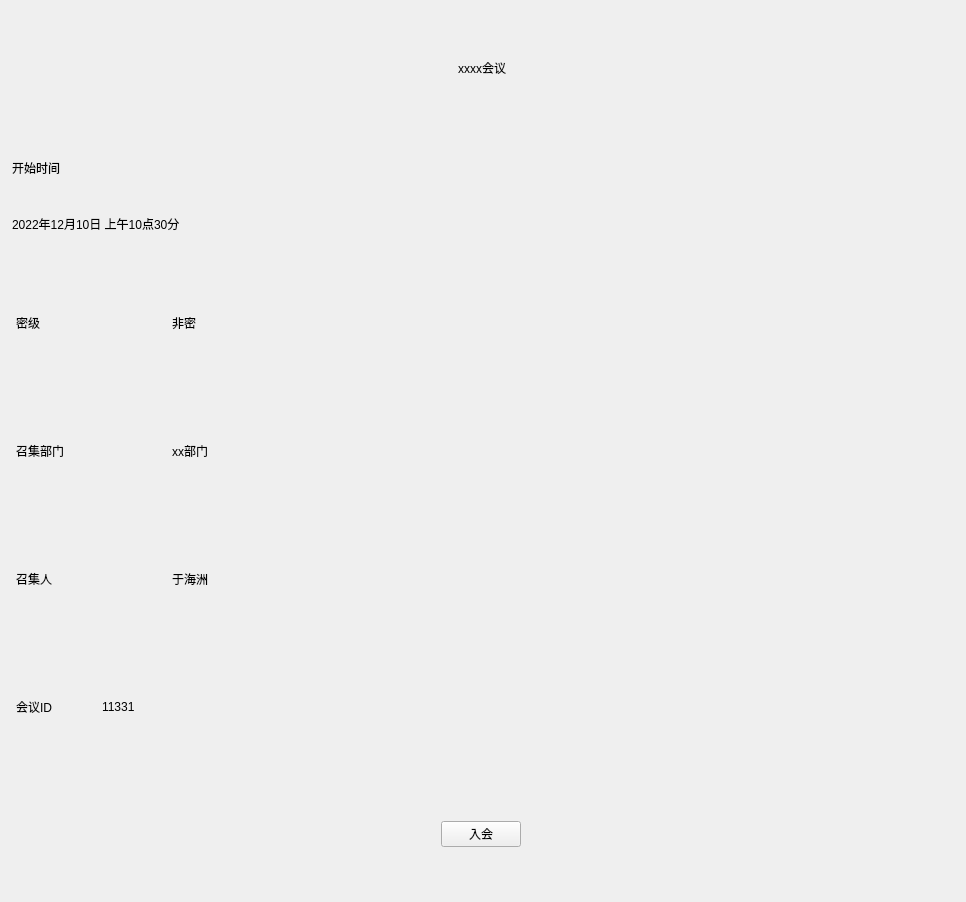
                      <widget class="QWidget" name="widget_item1" native="true">
                       <property name="minimumSize">
                        <size>
                         <width>966</width>
                         <height>902</height>
                        </size>
                       </property>
                       <property name="maximumSize">
                        <size>
                         <width>966</width>
                         <height>902</height>
                        </size>
                       </property>
                       <property name="styleSheet">
                        <string notr="true"/>
                       </property>
                       <layout class="QVBoxLayout" name="verticalLayout_4">
                        <property name="leftMargin">
                         <number>7</number>
                        </property>
                        <property name="topMargin">
                         <number>7</number>
                        </property>
                        <property name="bottomMargin">
                         <number>7</number>
                        </property>
                        <item>
                         <widget class="QWidget" name="widget_13" native="true">
                          <property name="styleSheet">
                           <string notr="true">background:none;</string>
                          </property>
                          <layout class="QHBoxLayout" name="horizontalLayout_5">
                           <property name="spacing">
                            <number>0</number>
                           </property>
                           <property name="leftMargin">
                            <number>11</number>
                           </property>
                           <property name="topMargin">
                            <number>0</number>
                           </property>
                           <property name="bottomMargin">
                            <number>0</number>
                           </property>
                           <item alignment="Qt::AlignHCenter">
                            <widget class="QLabel" name="lab_title1">
                             <property name="text">
                              <string>xxxx会议</string>
                             </property>
                            </widget>
                           </item>
                          </layout>
                         </widget>
                        </item>
                        <item>
                         <widget class="QWidget" name="widget_16" native="true">
                          <property name="styleSheet">
                           <string notr="true">background:none;</string>
                          </property>
                          <layout class="QVBoxLayout" name="verticalLayout_5">
                           <property name="spacing">
                            <number>0</number>
                           </property>
                           <property name="leftMargin">
                            <number>5</number>
                           </property>
                           <property name="topMargin">
                            <number>5</number>
                           </property>
                           <property name="rightMargin">
                            <number>5</number>
                           </property>
                           <property name="bottomMargin">
                            <number>5</number>
                           </property>
                           <item>
                            <widget class="QLabel" name="lab_t2">
                             <property name="text">
                              <string>开始时间</string>
                             </property>
                            </widget>
                           </item>
                           <item>
                            <widget class="QLabel" name="start_time1">
                             <property name="text">
                              <string>2022年12月10日 上午10点30分</string>
                             </property>
                            </widget>
                           </item>
                          </layout>
                         </widget>
                        </item>
                        <item alignment="Qt::AlignLeft">
                         <widget class="QWidget" name="widget_15" native="true">
                          <property name="styleSheet">
                           <string notr="true">background:none;</string>
                          </property>
                          <layout class="QHBoxLayout" name="horizontalLayout_7">
                           <item alignment="Qt::AlignLeft">
                            <widget class="QLabel" name="lab_t3">
                             <property name="minimumSize">
                              <size>
                               <width>150</width>
                               <height>0</height>
                              </size>
                             </property>
                             <property name="maximumSize">
                              <size>
                               <width>150</width>
                               <height>16777215</height>
                              </size>
                             </property>
                             <property name="text">
                              <string>密级         </string>
                             </property>
                            </widget>
                           </item>
                           <item>
                            <widget class="QLabel" name="security1">
                             <property name="text">
                              <string>非密</string>
                             </property>
                            </widget>
                           </item>
                          </layout>
                         </widget>
                        </item>
                        <item alignment="Qt::AlignLeft">
                         <widget class="QWidget" name="widget_17" native="true">
                          <property name="styleSheet">
                           <string notr="true">background:none;</string>
                          </property>
                          <layout class="QHBoxLayout" name="horizontalLayout_6">
                           <item>
                            <widget class="QLabel" name="lab_t1">
                             <property name="minimumSize">
                              <size>
                               <width>150</width>
                               <height>0</height>
                              </size>
                             </property>
                             <property name="maximumSize">
                              <size>
                               <width>150</width>
                               <height>16777215</height>
                              </size>
                             </property>
                             <property name="text">
                              <string>召集部门     </string>
                             </property>
                            </widget>
                           </item>
                           <item alignment="Qt::AlignLeft">
                            <widget class="QLabel" name="bur_bumen1">
                             <property name="text">
                              <string>xx部门</string>
                             </property>
                            </widget>
                           </item>
                          </layout>
                         </widget>
                        </item>
                        <item alignment="Qt::AlignLeft">
                         <widget class="QWidget" name="widget_14" native="true">
                          <property name="styleSheet">
                           <string notr="true">background:none;</string>
                          </property>
                          <layout class="QHBoxLayout" name="horizontalLayout_8">
                           <item>
                            <widget class="QLabel" name="lab_t4">
                             <property name="minimumSize">
                              <size>
                               <width>150</width>
                               <height>0</height>
                              </size>
                             </property>
                             <property name="maximumSize">
                              <size>
                               <width>150</width>
                               <height>16777215</height>
                              </size>
                             </property>
                             <property name="styleSheet">
                              <string notr="true"/>
                             </property>
                             <property name="text">
                              <string>召集人        </string>
                             </property>
                            </widget>
                           </item>
                           <item>
                            <widget class="QLabel" name="sponsor1">
                             <property name="text">
                              <string>于海洲</string>
                             </property>
                            </widget>
                           </item>
                          </layout>
                         </widget>
                        </item>
                        <item alignment="Qt::AlignLeft">
                         <widget class="QWidget" name="widget_7" native="true">
                          <property name="styleSheet">
                           <string notr="true">background:none;</string>
                          </property>
                          <layout class="QHBoxLayout" name="horizontalLayout_4">
                           <item>
                            <widget class="QLabel" name="lab_t20">
                             <property name="minimumSize">
                              <size>
                               <width>80</width>
                               <height>0</height>
                              </size>
                             </property>
                             <property name="maximumSize">
                              <size>
                               <width>16777215</width>
                               <height>16777215</height>
                              </size>
                             </property>
                             <property name="styleSheet">
                              <string notr="true"/>
                             </property>
                             <property name="text">
                              <string>会议ID</string>
                             </property>
                            </widget>
                           </item>
                           <item>
                            <widget class="QLabel" name="meetingId1">
                             <property name="text">
                              <string>11331</string>
                             </property>
                            </widget>
                           </item>
                          </layout>
                         </widget>
                        </item>
                        <item alignment="Qt::AlignHCenter">
                         <widget class="QWidget" name="widget_btn" native="true">
                          <property name="styleSheet">
                           <string notr="true">background:none;</string>
                          </property>
                          <layout class="QHBoxLayout" name="horizontalLayout_21">
                           <property name="spacing">
                            <number>0</number>
                           </property>
                           <property name="leftMargin">
                            <number>0</number>
                           </property>
                           <property name="topMargin">
                            <number>0</number>
                           </property>
                           <property name="rightMargin">
                            <number>0</number>
                           </property>
                           <property name="bottomMargin">
                            <number>0</number>
                           </property>
                           <item>
                            <widget class="QPushButton" name="btnMeeting">
                             <property name="text">
                              <string>入会</string>
                             </property>
                            </widget>
                           </item>
                          </layout>
                         </widget>
                        </item>
                       </layout>
                      </widget>
